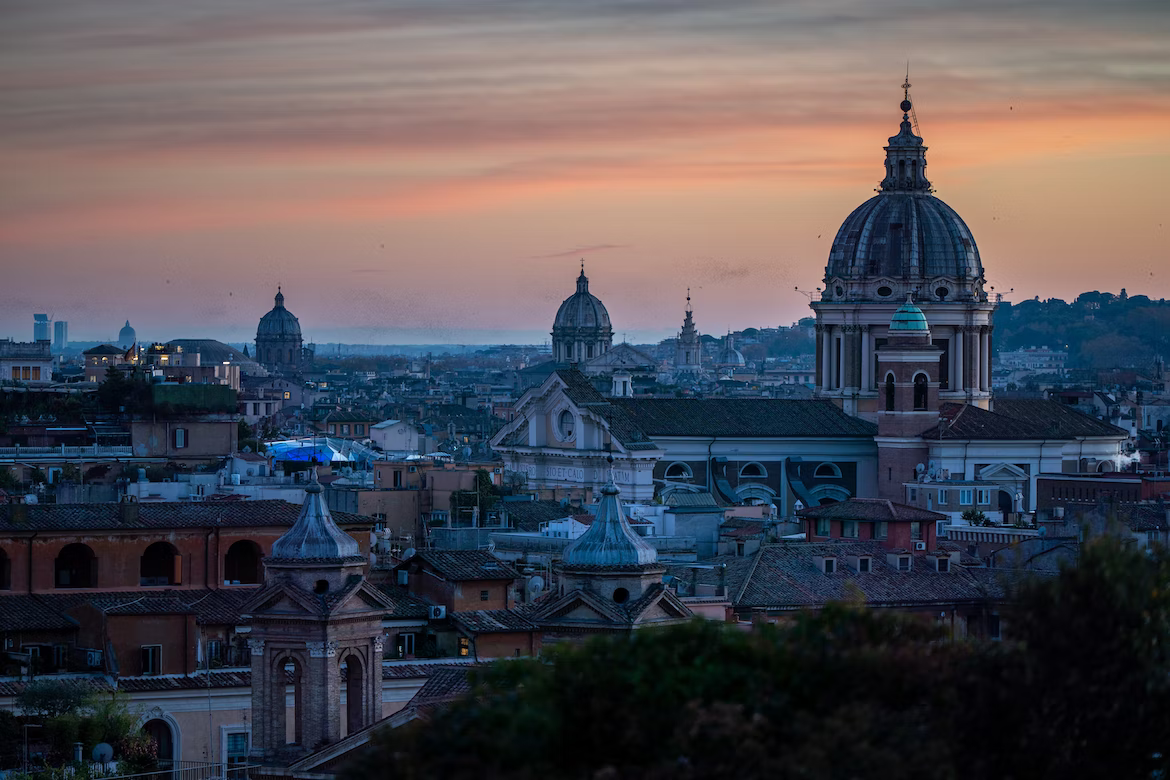
#> input picture python/OPENCV/tutorial/imaxes/photo2.png, 1170 x 780 px; the run also reads 2 pictures not shown here
$ python primeros_pasos.py
#> lines starting #> are read from the running program, lines starting #| are printed output that depends on the picture; after the words box and inside, x2 and y2 are one past the last pixel; in counts of white or black regions, pixels touching at a corner belong together
import numpy as np
import cv2 as cv
from matplotlib import pyplot as plt

imagen = cv.imread('imaxes/photo2.png')
#> imagen is the input picture: shape (780, 1170, 3); mean B, G, R 85.6, 78.4, 80.9
print(type(imagen))
#| <class 'numpy.ndarray'>
"""
Para leer una imagen se utiliz a imread.
OpenCV-python trabaja con numpy, las imágenes leídas son de tipo ndarray...
se puede aplicar todo lo que sabes de numpy.
Una imagen va a estar compuesta de planos de colores del mismo tamaño.
Todos van a tener alto, ancho y el color en componentes BGR (ojo no RGB)

Esta imagen tiene 780 px de alto y 1170 de ancho
"""

plt.imshow(imagen)
plt.title('Imagen 1')
plt.show()
print(imagen.shape)
#| (780, 1170, 3)

"""
Una vez leida se puede acceder a cada pixel individual a partir de las
coordenadas del punto.
"""
px = imagen[100, 100]
#> px = [106, 105, 114]
print(px)
#| [106 105 114]

"""
El contenido de cada punto es un array de 3 elementos en formato BGR (Blue, Green, Red).
Importante tenerlo en cuenta si trabajas con otras librerías.
"""

"""
    IMÁGENES EN BLANCO Y NEGRO
Las imágenes en escala de grises solo deberían tener un único canal.
Pero muchos programas gráficos las almacenan como con 3 canales, con el mismo contenido.
Se puede solucionar en openCV con cv.IMREAD_GRAYSCALE
"""
imagen_2 = cv.imread('imaxes/photo3.png', cv.IMREAD_GRAYSCALE)
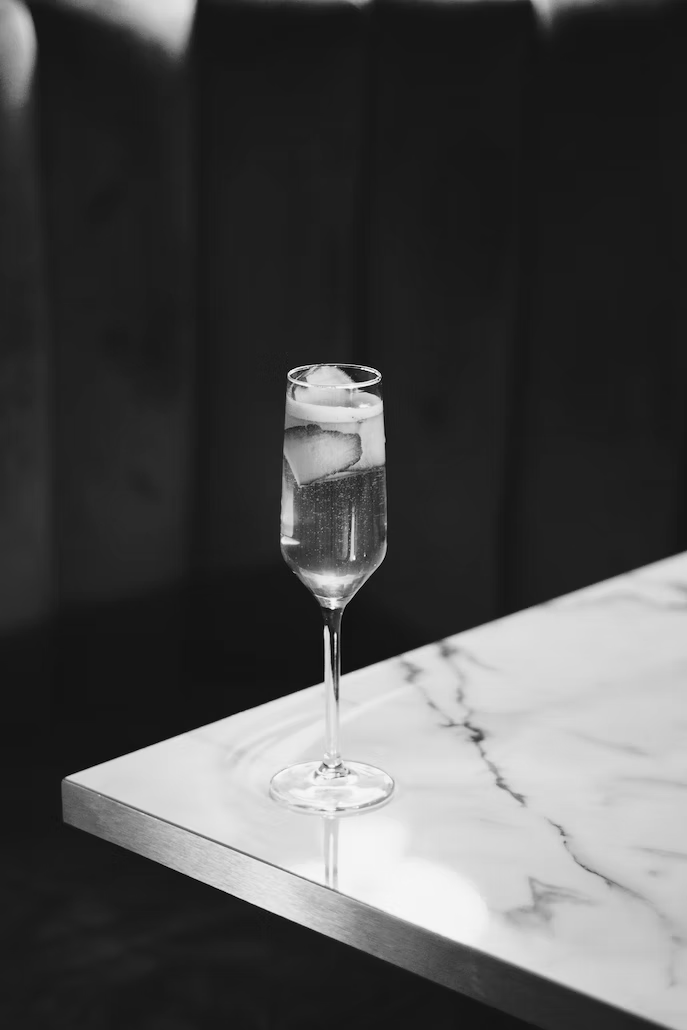
#> input picture python/OPENCV/tutorial/imaxes/photo3.png, 687 x 1030 px
#> imagen_2 is the input picture: shape (1030, 687); min 0, max 253, mean 75.8
print(imagen_2.shape)
#| (1030, 687)
px2 = imagen_2[100, 100]
#> px2 = 26
print(px2)
#| 26
plt.subplot(1, 2, 1)
plt.imshow(imagen_2)
plt.title('Imagen2')
plt.subplot(1, 2, 2)
plt.imshow(imagen_2, cmap='gray', vmin=0, vmax=255)
plt.title('Imagen2 en gris')
plt.show()

"""
    REGIONES
Muchas veces en vez de trabajar con px, se va a trabajar con regiones.
Las imágenes son arrays de numpy.
"""
recorte = imagen_2[350:800, 250:400]
plt.imshow(recorte)
plt.title('Recorte de imagen_2')
plt.show()

"""
Se puede asignar valores como en numpy
imagen_3[0:100,0:100] = 0
"""
imagen_3 = imagen_2.copy()
imagen_3[350:800, 450:600] = recorte
#> imagen_3: shape (1030, 687); 9.35% of pixels changed, all inside (x1, y1, x2, y2) = (450, 350, 600, 800)
plt.imshow(imagen_3)
plt.title('Copiando cachos')
plt.show()

"""
    AÑADIR BORDES
Se pueden añadir bordes, al estilo de marco en la imagen.
El borde que se añade puede variar en muchos aspectos
"""
constant = cv.copyMakeBorder(imagen_2, 50, 50, 50, 50, cv.BORDER_CONSTANT, value=[255])
plt.imshow(constant, cmap='gray', vmin=0, vmax=255)
plt.title('Añadido borde')
plt.show()

"""
    GRABAR IMÁGENES
Las imágenes se pueden grabar en el disco
"""
cv.imwrite('imaxes/resultado1.png', constant)

"""
    TRANSFORMACIONES
Es muy normal tener que transformar los imágenes:
1. ESCALADO
Consiste en tener que cambiar el tamaño de las imágenes(más grande o más pequeña)
Se usa el método resize
"""
print(f"Tamaño original: {imagen.shape[0]} x {imagen.shape[1]}")
#| Tamaño original: 780 x 1170
escalado1 = cv.resize(imagen, None, fx=2, fy=2, interpolation=cv.INTER_CUBIC)
print(f"Tamaño escalado: {escalado1.shape[0]} x {escalado1.shape[1]}")
#| Tamaño escalado: 1560 x 2340
print(escalado1)
#> (printed output is left out)
plt.imshow(escalado1)
plt.title("Imagen el doble de grande")
plt.show()
print(f"Tamaño original: {imagen.shape[0]} x {imagen.shape[1]}")
#| Tamaño original: 780 x 1170
escalado2 = cv.resize(imagen, None, fx=0.5, fy=0.5, interpolation=cv.INTER_CUBIC)
print(f"Tamaño escalado: {escalado2.shape[0]} x {escalado2.shape[1]}")
#| Tamaño escalado: 390 x 585
plt.imshow(escalado2)
plt.title("Imagen mitad de tamaño")
plt.show()

"""
2. DESPLAZAMIENTO
Para desplazar las imágenes se precisa un desplazamiento para x y para y(tx,ty).
Con estos valores se crea una matriz de transformación M
"""
rows, cols, colors = imagen.shape
tx = 100
ty = 50
M = np.float32([[1, 0, tx], [0, 1, ty]])
desplazada = cv.warpAffine(imagen, M, (cols, rows))
plt.imshow(desplazada)
plt.title("Imagen Desplazada")
plt.show()

"""
3. CAMBIO DE PERSPECTIVA
En ocasiones cuando se trabaja con fotos o documentos escaneados,
las imágenes están torcidas
"""
sudoku = cv.imread("imaxes/sudoku.jpg", cv.IMREAD_GRAYSCALE)
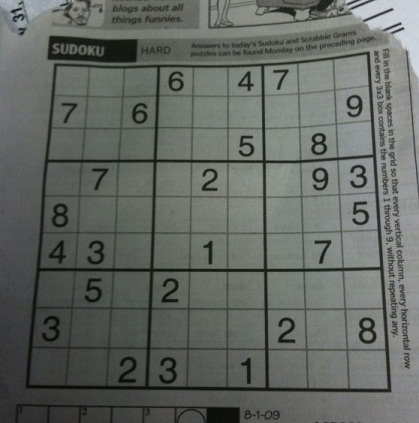
#> input picture python/OPENCV/tutorial/imaxes/sudoku.jpg, 419 x 423 px
plt.imshow(sudoku)
plt.title("Escaneo Torcido")
plt.show()

"""
La idea es cambiar la perspectiva de tal manera que el sudoku
aparezca frontal en la imagen. Para esto es necesario tener las
coordenadas de las cuatro esquinas donde en la imagen original se
encuentran y las coordenadas de donde deben situarse las cuatro esquinas
en la imagen final.
"""
rows, cols = sudoku.shape
pts1 = np.float32([[56, 65], [368, 52], [28, 387], [389, 390]])  # Posición de las esquinas actuales
pts2 = np.float32([[0, 0], [300, 0], [0, 300], [300, 300]])  # Nueva posición de las esquinas

# Esto proporciona la mátriz de transformación
M = cv.getPerspectiveTransform(pts1, pts2)
print(f"Matriz de transformación: \n{M}")

sudoku_derecho = cv.warpPerspective(sudoku, M, (cols, rows))
plt.imshow(sudoku_derecho)
plt.title("Escaneo Enderezado")
plt.show()
"""
Como se puede observar queda mal las partes eliminadas.
Para arreglar esto hay que dar el tamaño correcto para
que se centre en la imagen deseada.
"""
sudoku_derecho = cv.warpPerspective(sudoku, M, (300, 300))
#> sudoku_derecho: shape (300, 300)
plt.imshow(sudoku_derecho)
plt.title("Escaneo Enderezado y Recortado")
plt.show()

"""
Lo complicado es obtener las coordenadas originales bien ordenadas,
y obtener unas coordenadas de destino acordes.
Creamos la función order_points, que ordenará las coordenadas->
La primera será la de arriba izquerda, luego arriba a la derecha,
y el resto siguiendo el sentido de las agujas del reloj. Esto es
importante ya que cuando se obtienen contornos con OpenCV no siempre
va a aparecer en ese orden.
La función four_point_transform va a coger las coordenadas, ordenarlas,
obtener las coordenadas de destino para que queden formando un cuadrilátero
y aplicarla a la imagen.
"""

"""
Este código implementa una función llamada order_points(pts) que toma como entrada una matriz de puntos pts, donde cada
fila representa las coordenadas (x, y) de un punto en un plano.
La función tiene como objetivo ordenar estos puntos de
manera que se pueda formar un cuadrilátero con las
siguientes propiedades:

El primer punto en la lista será el punto superior izquierdo.
El segundo punto será el punto superior derecho.
El tercer punto será el punto inferior derecho.
El cuarto punto será el punto inferior izquierdo.
Para lograr esto, el código sigue estos pasos:

Inicializa una matriz rect de tamaño (4, 2) para almacenar las coordenadas ordenadas.
Calcula la suma de las coordenadas (x + y) de todos los puntos. El punto con la suma más pequeña será el punto superior
izquierdo, y el punto con la suma más grande será el punto inferior derecho.
Calcula la diferencia entre las coordenadas x e y de cada punto. El punto con la diferencia más pequeña será el punto
superior derecho, y el punto con la diferencia más grande será el punto inferior izquierdo.
Almacena los puntos ordenados en la matriz rect.
Devuelve la matriz rect con los puntos ordenados.
El código utiliza la librería NumPy para realizar operaciones matemáticas eficientes en matrices, como calcular sumas y
diferencias.
"""


def order_points(pts):
    # Inicializa una lista de coordenadas que se ordenará de tal manera que la primera entrada en la lista
    # sea la esquina superior izquierda, la segunda entrada sea la esquina superior derecha,
    # la tercera sea la esquina inferior derecha y la cuarta sea la esquina inferior izquierda.
    rect = np.zeros((4, 2), dtype="float32")
    # El punto superior izquierdo tendrá la suma más pequeña,
    # mientras que el punto inferior derecho tendrá la suma más grande.
    s = pts.sum(axis=1)
    rect[0] = pts[np.argmin(s)]
    rect[2] = pts[np.argmax(s)]
    # Ahora, calcula la diferencia entre los puntos, el punto superior derecho tendrá la diferencia
    # más pequeña, mientras que el inferior izquierdo tendrá la
    # diferencia más grande.
    diff = np.diff(pts, axis=1)
    rect[1] = pts[np.argmin(diff)]
    rect[3] = pts[np.argmax(diff)]
    # retornamos las coordenadas ordenadas
    return rect


"""
realiza una transformación de perspectiva en una imagen dada utilizando cuatro puntos de referencia especificados.
Aquí está el desglose de cómo funciona:

Obtención de un orden consistente de los puntos:

Se llama a la función order_points(pts) para obtener un orden consistente de los puntos proporcionados
en el argumento pts.
Se desempaquetan los puntos individualmente en las variables tl, tr, br y bl.
Cálculo de las dimensiones de la nueva imagen:

Se calcula la longitud de los lados de la nueva imagen (width_a y width_b) usando la distancia Euclidiana
entre los puntos bottom-right y bottom-left, y entre los puntos top-right y top-left, respectivamente.
Se calcula la altura de los lados de la nueva imagen (height_a y height_b) usando la distancia Euclidiana
entre los puntos top-right y bottom-right, y entre los puntos top-left y bottom-left, respectivamente.
Se determina la longitud máxima (max_width) y la altura máxima (max_height) de la nueva imagen
utilizando los valores calculados.
Construcción de los puntos de destino:

Se define un conjunto de puntos de destino dst que especifica una "vista de pájaro" de la imagen. Estos puntos están
ordenados de manera que el primer punto sea la esquina superior izquierda, el segundo sea la esquina superior derecha,
el tercero sea la esquina inferior derecha y el cuarto sea la esquina inferior izquierda.
Cálculo de la matriz de transformación de perspectiva y aplicación:

Se calcula la matriz de transformación de perspectiva M utilizando la función cv.getPerspectiveTransform() de OpenCV,
que toma los puntos de referencia originales (rect) y los puntos de destino (dst).
Se aplica la transformación de perspectiva a la imagen original utilizando la función cv.warpPerspective() de OpenCV,
que toma la imagen original, la matriz de transformación M y las dimensiones de la nueva imagen (max_width y max_height)
Retorno de la imagen transformada:

Se retorna la imagen transformada.
"""


def four_point_transform(image, pts):
    # Obtener un orden consistente de los puntos y
    # desempacarlos individualmente.
    rect = order_points(pts)
    (tl, tr, br, bl) = rect
    # Calcula el ancho de la nueva imagen, que será la distancia máxima entre las coordenadas x del punto bottom-right
    # y bottom-left, o las coordenadas x del punto top-right y
    # top-left.
    width_a = np.sqrt((br[0] - bl[0]) ** 2) + ((br[1] - bl[1]) ** 2)
    width_b = np.sqrt((tr[0] - tl[0]) ** 2) + ((tr[1] - tr[1]) ** 2)
    max_width = max(int(width_a), int(width_b))
    # Calcula la altura de la nueva imagen, que será la distancia máxima
    # entre las coordenadas y del punto top-right y bottom-right,
    # o las coordenadas y del punto top-left y bottom-left.
    height_a = np.sqrt(((tr[0] - br[0]) ** 2) + ((tr[1] - br[1]) ** 2))
    height_b = np.sqrt(((tl[0] - bl[0]) ** 2) + ((tl[1] - bl[1]) ** 2))
    max_height = max(int(height_b), int(height_b))

    # Ahora que tenemos las dimensiones de la nueva imagen,
    # construyamos el conjunto de puntos de destino para obtener
    # una "vista de pájaro" (es decir, vista desde arriba)
    # de la imagen, especificando nuevamente los puntos en el
    # orden de arriba a la izquierda, arriba a la derecha,
    # abajo a la derecha y abajo a la izquierda.

    dst = np.array([
        [0, 0],
        [max_width - 1, 0],
        [max_width - 1, max_height - 1],
        [0, max_height - 1]], dtype="float32")

    # Calcula la matriz de transformación de perspectiva
    # y luego aplícala.
    M = cv.getPerspectiveTransform(rect, dst)
    warped = cv.warpPerspective(image, M, (max_width, max_height))
    # Retorna la imagen transformada
    return warped


# Aplicamos esto a la imagen de Sudoku
pts1 = np.float32([[368, 52], [28, 387], [389, 390], [56, 65]])  # Posición de esquinas actuales, levemente desordenadas
sudoku_derecho = four_point_transform(sudoku, pts1)
plt.imshow(sudoku_derecho)
plt.title('Escaneo enderezado y recortado')
plt.show()

"""
    FILTRADO DE IMÁGENES
Las imágenes pueden ser filtradas para reducir el ruido o detección de
características. La operación usada se conoce como convolución, donde una
matriz se convoluciona con los píxeles de la imagen creando otra imagen
distinta.
una convolución es sencillamente una multiplicación elemento elemento de
un kernel y alguna parte de la imagen fuente para producir un nuevo pixel.
Esto se hace en todos los píxeles de la imagen creando una imagen distinta.
* En openCV tenemos una función filter2D que hace eso *
"""
kernel = np.ones((5, 5), np.float32) / 25
dst = cv.filter2D(sudoku_derecho, -1, kernel)
plt.subplot(121), plt.imshow(sudoku_derecho), plt.title('Original')
plt.xticks([]), plt.yticks([])
plt.subplot(122), plt.imshow(dst), plt.title('Media')
plt.xticks([]), plt.yticks([])
plt.show()

kernel_1 = np.array([[0., 0., 0.],
                     [1., 1., 1.],
                     [0., 0., 0.]], dtype=np.float32)
dst = cv.filter2D(sudoku_derecho, -1, kernel_1)
plt.subplot(121), plt.imshow(sudoku_derecho), plt.title('Original')
plt.xticks([]), plt.yticks([])
plt.subplot(122), plt.imshow(dst), plt.title('Filtrado')
plt.xticks([]), plt.yticks([])
plt.show()

"""
El siguiente filtro busca bordes
"""
kernel2 = np.array([
    [-1, -1, -1],
    [-1, 8, -1],
    [-1, -1, -1]
])
dst = cv.filter2D(sudoku_derecho, -1, kernel2)
plt.subplot(121), plt.imshow(sudoku_derecho), plt.title('Original')
plt.xticks([]), plt.yticks([])
plt.subplot(122), plt.imshow(dst), plt.title('Filtrado')
plt.xticks([]), plt.yticks([])
plt.show()

"""
Existen algunos filtros ya predefinidos más sencillos de utilizar:
    * blur: suaviza la imagen
    * GaussianBlur: suaviza pero con kernel gaussiano
"""

blur = cv.blur(sudoku_derecho, (5, 5))
blur_gaussian = cv.GaussianBlur(sudoku_derecho, (5, 5), 0)
plt.subplot(131), plt.imshow(sudoku_derecho), plt.title('Original')
plt.xticks([]), plt.yticks([])
plt.subplot(132), plt.imshow(blur), plt.title('Blurred')
plt.xticks([]), plt.yticks([])
plt.subplot(133), plt.imshow(blur_gaussian), plt.title('Blurred Gaussian')
plt.xticks([]), plt.yticks([])
plt.show()

"""
    UMBRAL DE IMÁGENES
Para realizar ciertas operaciones sobre imágenes, es preciso reducir el
número de colores de esta, muchas veces solo a blanco y negro.
Hay varios métodos, desde una simple comprobación de intensidad (valores mayores pasan
a blanco y los menores a negro) hasta otros (Otsu o Gaussian) que tienen en cuenta otros
factores.
"""
blur_median = cv.medianBlur(sudoku_derecho, 5)
blur = cv.GaussianBlur(sudoku_derecho, (5, 5), 0)
ret, th1 = cv.threshold(sudoku_derecho, 127, 255, cv.THRESH_BINARY)
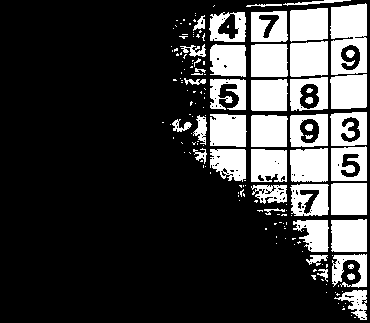
#> th1: shape (323, 370); 23.4% white; 160 white regions (114 under 20 px), largest, box (x1, y1, x2, y2) and area: (330, 3, 367, 75) 2071, (290, 41, 328, 77) 1278, (290, 148, 328, 182) 1214
th2 = cv.adaptiveThreshold(blur_median, 255, cv.ADAPTIVE_THRESH_MEAN_C, cv.THRESH_BINARY, 11, 2)
#> th2: shape (323, 370); 77.5% white; 315 black regions (222 under 20 px), largest, box (x1, y1, x2, y2) and area: (0, 0, 370, 323) 8764, (7, 9, 118, 104) 1126, (6, 222, 88, 316) 999
th3 = cv.adaptiveThreshold(blur_median, 255, cv.ADAPTIVE_THRESH_GAUSSIAN_C,
                           cv.THRESH_BINARY, 11, 2)
#> th3: shape (323, 370); 80% white; 262 black regions (145 under 20 px), largest, box (x1, y1, x2, y2) and area: (0, 0, 370, 323) 7957, (48, 113, 112, 212) 501, (295, 117, 363, 212) 491
# Otsu's thresholding
ret4, th4 = cv.threshold(sudoku_derecho, 0, 255, cv.THRESH_BINARY_INV + cv.THRESH_OTSU)
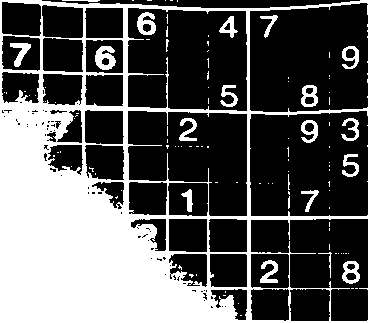
#> th4: shape (323, 370); 35.4% white; 109 white regions (87 under 20 px), largest, box (x1, y1, x2, y2) and area: (0, 0, 370, 323) 38559, (95, 46, 116, 70) 336, (137, 12, 156, 35) 270
#> ret4 = 94
ret5, th5 = cv.threshold(blur, 0, 255, cv.THRESH_BINARY + cv.THRESH_OTSU)
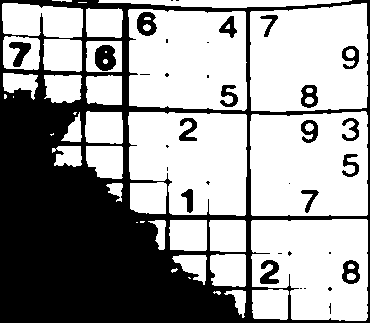
#> th5: shape (323, 370); 61.4% white; 35 black regions (18 under 20 px), largest, box (x1, y1, x2, y2) and area: (0, 0, 370, 323) 42341, (95, 45, 116, 71) 424, (137, 12, 157, 36) 319
#> ret5 = 96
titles = ['Original Image', 'Global Thresholding (v = 127)',
          'Adaptive Mean Thresholding', 'Adaptive Gaussian Thresholding', "Otsu's Thresholding",
          "Otsu's Thresholding imaxe filtrada"]

imagenes = [sudoku_derecho, th1, th2, th3, th4, th5]
for i in range(len(imagenes)):
    plt.subplot(2, 3, i + 1), plt.imshow(imagenes[i], cmap='gray')
    plt.title(titles[i])
    plt.xticks([]), plt.yticks([])
#> this loop made 6 passes
plt.show()

"""
    EROSIÓN Y DILATACIÓN
Estas operaciones se aplican normalmente a imágenes binarias(blanco y negro).
La erosión consigue adelgazar las lineas, la dilatación las engorda.
"""
letra_j = cv.imread('imaxes/letter_j.png', 0)
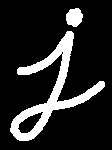
#> input picture python/OPENCV/tutorial/imaxes/letter_j.png, 112 x 150 px
#> letra_j: shape (150, 112); 15.3% white; 2 white regions, box (x1, y1, x2, y2) and area: (10, 31, 105, 141) 2331, (66, 8, 83, 27) 245
kernel = np.ones((5, 5), np.uint8)
erosion = cv.erode(letra_j, kernel, iterations=1)
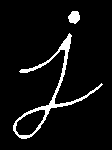
#> erosion: shape (150, 112); 6% white; 2 white regions, box (x1, y1, x2, y2) and area: (13, 33, 103, 139) 898, (68, 11, 80, 24) 117
erosion_2 = cv.erode(letra_j, kernel, iterations=2)
#> erosion_2: shape (150, 112); 0.39% white; 4 white regions (2 under 20 px), largest, box (x1, y1, x2, y2) and area: (71, 13, 78, 21) 36, (63, 40, 69, 48) 24

plt.subplot(131), plt.imshow(letra_j), plt.title('Original')
plt.xticks([]), plt.yticks([])
plt.subplot(132), plt.imshow(erosion), plt.title('Erosionado')
plt.xticks([]), plt.yticks([])
plt.subplot(133), plt.imshow(erosion_2), plt.title('Erosionado_2')
plt.xticks([]), plt.yticks([])
plt.show()
#> (the rest of the program and of its run is left out)
